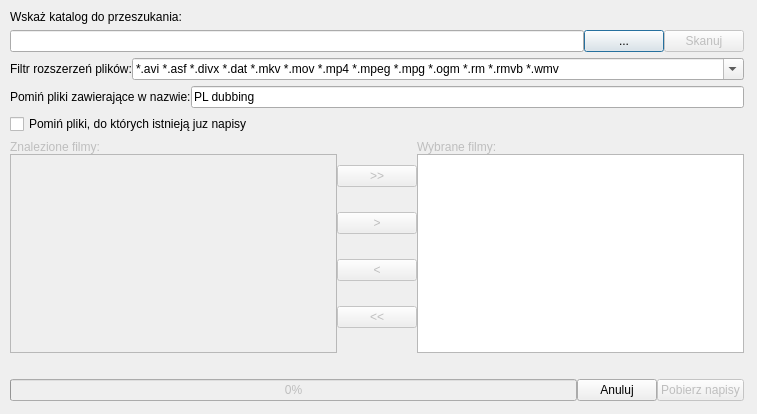
<ui version="4.0" >
 <class>frmScan</class>
 <widget class="QDialog" name="frmScan" >
  <property name="geometry" >
   <rect>
    <x>0</x>
    <y>0</y>
    <width>757</width>
    <height>414</height>
   </rect>
  </property>
  <property name="minimumSize" >
   <size>
    <width>480</width>
    <height>330</height>
   </size>
  </property>
  <property name="windowTitle" >
   <string>QNapi - skanowanie i dopasowywanie napisów</string>
  </property>
  <property name="windowIcon" >
   <iconset resource="../src/resources.qrc" >:/icon/qnapi.png</iconset>
  </property>
  <widget class="QWidget" name="gridLayout" >
   <property name="geometry" >
    <rect>
     <x>10</x>
     <y>10</y>
     <width>734</width>
     <height>391</height>
    </rect>
   </property>
   <layout class="QGridLayout" >
    <property name="leftMargin" >
     <number>0</number>
    </property>
    <property name="topMargin" >
     <number>0</number>
    </property>
    <property name="rightMargin" >
     <number>0</number>
    </property>
    <property name="bottomMargin" >
     <number>0</number>
    </property>
    <property name="horizontalSpacing" >
     <number>0</number>
    </property>
    <item row="1" column="0" >
     <layout class="QHBoxLayout" >
      <item>
       <widget class="QLineEdit" name="leDirectory" >
        <property name="sizePolicy" >
         <sizepolicy vsizetype="Fixed" hsizetype="Expanding" >
          <horstretch>0</horstretch>
          <verstretch>0</verstretch>
         </sizepolicy>
        </property>
       </widget>
      </item>
      <item>
       <widget class="QPushButton" name="pbDirectorySelect" >
        <property name="text" >
         <string>...</string>
        </property>
       </widget>
      </item>
      <item>
       <widget class="QPushButton" name="pbScan" >
        <property name="enabled" >
         <bool>false</bool>
        </property>
        <property name="text" >
         <string>Skanuj</string>
        </property>
       </widget>
      </item>
     </layout>
    </item>
    <item row="0" column="0" >
     <widget class="QLabel" name="lbDirectory" >
      <property name="text" >
       <string>Wskaż katalog do przeszukania:</string>
      </property>
     </widget>
    </item>
    <item row="5" column="0" >
     <layout class="QHBoxLayout" >
      <item>
       <layout class="QVBoxLayout" >
        <item>
         <widget class="QLabel" name="lbFound" >
          <property name="enabled" >
           <bool>false</bool>
          </property>
          <property name="text" >
           <string>Znalezione filmy:</string>
          </property>
         </widget>
        </item>
        <item>
         <widget class="QListWidget" name="lwFound" >
          <property name="enabled" >
           <bool>false</bool>
          </property>
         </widget>
        </item>
       </layout>
      </item>
      <item>
       <layout class="QVBoxLayout" >
        <property name="leftMargin" >
         <number>0</number>
        </property>
        <property name="rightMargin" >
         <number>0</number>
        </property>
        <item>
         <widget class="QPushButton" name="pbAddAll" >
          <property name="enabled" >
           <bool>false</bool>
          </property>
          <property name="text" >
           <string>>></string>
          </property>
         </widget>
        </item>
        <item>
         <widget class="QPushButton" name="pbAdd" >
          <property name="enabled" >
           <bool>false</bool>
          </property>
          <property name="text" >
           <string>></string>
          </property>
         </widget>
        </item>
        <item>
         <widget class="QPushButton" name="pbRemove" >
          <property name="enabled" >
           <bool>false</bool>
          </property>
          <property name="text" >
           <string>&lt;</string>
          </property>
         </widget>
        </item>
        <item>
         <widget class="QPushButton" name="pbRemoveAll" >
          <property name="enabled" >
           <bool>false</bool>
          </property>
          <property name="text" >
           <string>&lt;&lt;</string>
          </property>
         </widget>
        </item>
       </layout>
      </item>
      <item>
       <layout class="QVBoxLayout" >
        <item>
         <widget class="QLabel" name="lbSelected" >
          <property name="enabled" >
           <bool>false</bool>
          </property>
          <property name="text" >
           <string>Wybrane filmy:</string>
          </property>
         </widget>
        </item>
        <item>
         <widget class="QListWidget" name="lwSelected" />
        </item>
       </layout>
      </item>
     </layout>
    </item>
    <item row="6" column="0" >
     <widget class="QLabel" name="lbAction" >
      <property name="text" >
       <string/>
      </property>
     </widget>
    </item>
    <item row="7" column="0" >
     <layout class="QHBoxLayout" >
      <property name="leftMargin" >
       <number>0</number>
      </property>
      <property name="topMargin" >
       <number>0</number>
      </property>
      <item>
       <widget class="QProgressBar" name="pbProgress" >
        <property name="enabled" >
         <bool>false</bool>
        </property>
        <property name="value" >
         <number>0</number>
        </property>
       </widget>
      </item>
      <item>
       <widget class="QPushButton" name="pbCancel" >
        <property name="text" >
         <string>Anuluj</string>
        </property>
       </widget>
      </item>
      <item>
       <widget class="QPushButton" name="pbGet" >
        <property name="enabled" >
         <bool>false</bool>
        </property>
        <property name="text" >
         <string>Pobierz napisy</string>
        </property>
       </widget>
      </item>
     </layout>
    </item>
    <item row="2" column="0" >
     <layout class="QHBoxLayout" >
      <property name="topMargin" >
       <number>0</number>
      </property>
      <item>
       <widget class="QLabel" name="lbFilter" >
        <property name="sizePolicy" >
         <sizepolicy vsizetype="Preferred" hsizetype="Maximum" >
          <horstretch>0</horstretch>
          <verstretch>0</verstretch>
         </sizepolicy>
        </property>
        <property name="text" >
         <string>Filtr rozszerzeń plików:</string>
        </property>
       </widget>
      </item>
      <item>
       <widget class="QComboBox" name="cbFilter" >
        <property name="editable" >
         <bool>true</bool>
        </property>
        <item>
         <property name="text" >
          <string>*.avi *.asf *.divx *.dat *.mkv *.mov *.mp4 *.mpeg *.mpg *.ogm *.rm *.rmvb *.wmv</string>
         </property>
        </item>
        <item>
         <property name="text" >
          <string>*.*</string>
         </property>
        </item>
       </widget>
      </item>
      <item>
       <layout class="QHBoxLayout" />
      </item>
     </layout>
    </item>
    <item row="3" column="0" >
     <layout class="QHBoxLayout" >
      <property name="topMargin" >
       <number>0</number>
      </property>
      <item>
       <widget class="QLabel" name="lbSkip" >
        <property name="text" >
         <string>Pomiń pliki zawierające w nazwie:</string>
        </property>
       </widget>
      </item>
      <item>
       <widget class="QLineEdit" name="leSkip" >
        <property name="text" >
         <string>PL dubbing</string>
        </property>
       </widget>
      </item>
     </layout>
    </item>
    <item row="4" column="0" >
     <widget class="QCheckBox" name="checkBox" >
      <property name="text" >
       <string>Pomiń pliki, do których istnieją juz napisy</string>
      </property>
     </widget>
    </item>
   </layout>
  </widget>
 </widget>
 <resources>
  <include location="../src/resources.qrc" />
 </resources>
 <connections>
  <connection>
   <sender>pbCancel</sender>
   <signal>clicked()</signal>
   <receiver>frmScan</receiver>
   <slot>close()</slot>
   <hints>
    <hint type="sourcelabel" >
     <x>404</x>
     <y>255</y>
    </hint>
    <hint type="destinationlabel" >
     <x>233</x>
     <y>144</y>
    </hint>
   </hints>
  </connection>
 </connections>
</ui>
